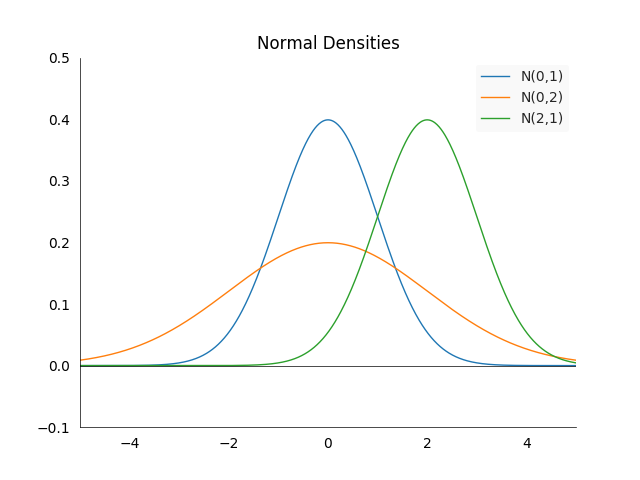

Reproduce this figure in Python.
import prettyplotlib as ppl
import numpy as np
import matplotlib.pyplot as plt

def normal_density(x, m=0, std=1):
    return np.exp(-1*((x-m)**2/(2*std**2)))/(np.sqrt(2*np.pi*std**2))


fig, ax = plt.subplots(1)
plt.ylim(top=0.5, bottom=-0.1)
plt.xlim(left=-5, right=5)

ax.set_title('Normal Densities')

x = np.arange(-5, 5, 0.01)
ppl.plot(ax, x, normal_density(x), label='N(0,1)', linewidth=1.0)
ppl.plot(ax, x, normal_density(x, std=2), label='N(0,2)', linewidth=1.0)
ppl.plot(ax, x, normal_density(x, m=2), label='N(2,1)', linewidth=1.0)
ppl.plot(ax, x, 0*x, label="", linewidth=0.5, color='black')


ppl.legend(ax)

fig.savefig('normal_densities.png')
